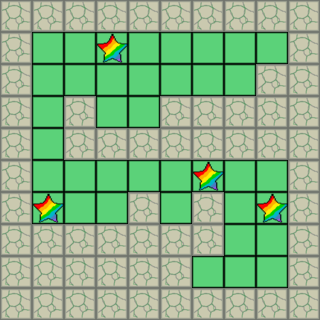

Rendered tile map (Tiled .tmx) drawn with the repository's tilesets; below, a short description and the full map source, tile grids included:
An orthogonal 10x10 tile map with 32x32 px tiles, 3 tile layers (Floor, Wall, Checkpoint), 5 tilesets and 5 objects (4x Box, Player).

<map version="1.10" tiledversion="1.11.2" orientation="orthogonal" renderorder="right-down" width="10" height="10" tilewidth="32" tileheight="32" infinite="0" nextlayerid="11" nextobjectid="6"><tileset firstgid="1" source="grass.tsx" /><tileset firstgid="7" source="wall.tsx" /><tileset firstgid="8" source="charactor.tsx" /><tileset firstgid="9" source="box.tsx" /><tileset firstgid="10" source="star.tsx" /><layer id="1" name="Floor" width="10" height="10"><data encoding="csv">0,0,0,0,0,0,0,0,0,0,
0,1,1,1,1,1,1,1,1,0,
0,1,1,1,1,1,1,1,0,0,
0,1,0,1,1,0,0,0,0,0,
0,1,0,0,0,0,0,0,0,0,
0,1,1,1,1,1,1,1,1,0,
0,1,1,1,0,1,0,1,1,0,
0,0,0,0,0,0,0,1,1,0,
0,0,0,0,0,0,1,1,1,0,
0,0,0,0,0,0,0,0,0,0</data></layer><layer id="2" name="Wall" width="10" height="10"><data encoding="csv">7,7,7,7,7,7,7,7,7,7,
7,0,0,0,0,0,0,0,0,7,
7,0,0,0,0,0,0,0,7,7,
7,0,7,0,0,7,7,7,7,7,
7,0,7,7,7,7,7,7,7,7,
7,0,0,0,0,0,0,0,0,7,
7,0,0,0,7,0,7,0,0,7,
7,7,7,7,7,7,7,0,0,7,
7,7,7,7,7,7,0,0,0,7,
7,7,7,7,7,7,7,7,7,7</data></layer><layer id="10" name="Checkpoint" width="10" height="10"><data encoding="csv">0,0,0,0,0,0,0,0,0,0,
0,0,0,10,0,0,0,0,0,0,
0,0,0,0,0,0,0,0,0,0,
0,0,0,0,0,0,0,0,0,0,
0,0,0,0,0,0,0,0,0,0,
0,0,0,0,0,0,10,0,0,0,
0,10,0,0,0,0,0,0,10,0,
0,0,0,0,0,0,0,0,0,0,
0,0,0,0,0,0,0,0,0,0,
0,0,0,0,0,0,0,0,0,0</data></layer><objectgroup id="8" name="Player"><object id="2" name="Player" gid="8" x="224" y="64" width="32" height="32" /></objectgroup><objectgroup id="9" name="Box"><object id="1" name="Box" gid="9" x="192" y="64" width="32" height="32" /><object id="3" name="Box" gid="9" x="160" y="96" width="32" height="32" /><object id="4" name="Box" gid="9" x="64" y="192" width="32" height="32" /><object id="5" name="Box" gid="9" x="256" y="256" width="32" height="32" /></objectgroup></map>
